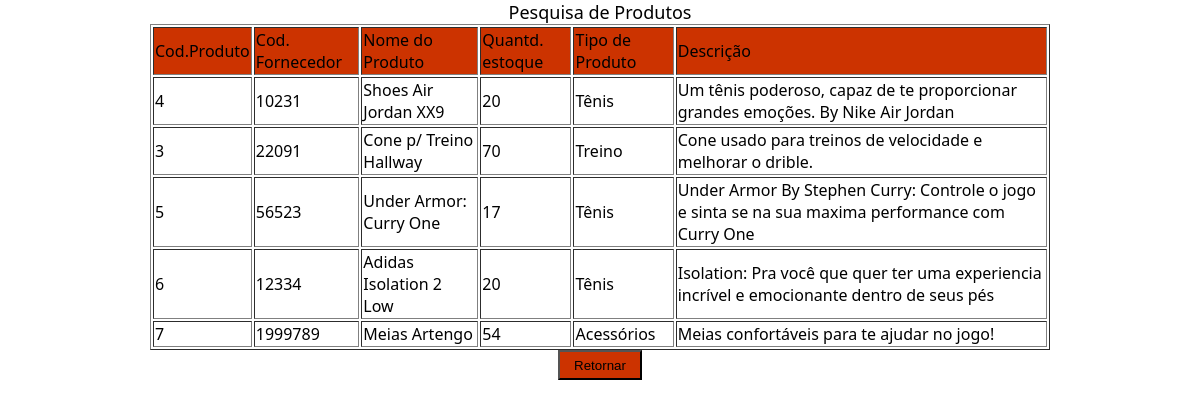
/buscar_produtos.php, run on the app's committed database.
### tables this page shows
CREATE TABLE IF NOT EXISTS `produtos` (
  `cod_prod` smallint(6) NOT NULL AUTO_INCREMENT,
  `cod_forn` int(11) DEFAULT NULL,
  `nome` varchar(120) NOT NULL,
  `quantidade_estoque` int(30) NOT NULL,
  `tipo_prod` varchar(80) NOT NULL,
  `descricao` varchar(300) DEFAULT NULL,
  PRIMARY KEY (`cod_prod`),
  KEY `cod_forn` (`cod_forn`)
);

### buscar_produtos.php (the view, shortened to what this page needs)
<!DOCTYPE html PUBLIC "-//W3C//DTD XHTML 1.0 Transitional//EN" "http://www.w3.org/TR/xhtml1/DTD/xhtml1-transitional.dtd">
<html xmlns="http://www.w3.org/1999/xhtml">
<head>
<title>Buscar Produtos</title></head>
<link type="text/css" rel="stylesheet" href="estilos.css"/>
<body>
<?php
echo "<center><font face=\"Segoe UI\" size=\"4\">Pesquisa de Produtos</font></center>";
?>
<center>
<table border="1" width="900" style="font-family:Segoe UI">
<tr>
	<td style="background-color:#C30">Cod.Produto</td>
	<td style="background-color:#C30">Cod. Fornecedor</td>
	<td style="background-color:#C30">Nome do Produto</td>
	<td style="background-color:#C30">Quantd. estoque</td>
	<td style="background-color:#C30">Tipo de Produto</td>
	<td style="background-color:#C30">Descrição</td>
</tr>
<?PHP
include ("conexao.php");
$link=conectar();
$var=$_POST['cx_busca_prod'];
$consul="SELECT * FROM produtos WHERE nome like '%".$var."%' ";
$resul=mysql_query($consul,$link);
while ($busca=mysql_fetch_array($resul)){
	echo "<tr><td>".$busca['cod_prod']."</td>";
	echo "<td>".$busca['cod_forn']."</td>";
	echo "<td>".$busca['nome']."</td>";
	echo "<td>".$busca['quantidade_estoque']."</td>";
	echo "<td>".$busca['tipo_prod']."</td>";
	echo "<td>".$busca['descricao']."</td>";
	echo "</tr>";
}
?>
</table>
<a href="listar_usuarios.php">
<button name="voltar" value="button_sair" type="submit" style="width:84px; height: 30px; background-color: #C30" tabindex="10">Retornar</button>
</a></center>
    </body>
    </html>

### estilos.css (style rules this page uses)
body,html { background-image:url("imagem1.jpg"); background-attachment:fixed; background-repeat:repeat; background-position:center; background-size:100%; margin: 0; padding: 0; height: 100%; }

### data on the page
produtos: cod_prod "4", cod_forn "10231", nome "Shoes Air Jordan XX9", quantidade_estoque "20", tipo_prod "Tênis", descricao "Um tênis poderoso, capaz de te proporcionar grandes emoções. By Nike Air Jordan"
produtos: cod_prod "3", cod_forn "22091", nome "Cone p/ Treino Hallway", quantidade_estoque "70", tipo_prod "Treino", descricao "Cone usado para treinos de velocidade e melhorar o drible."
produtos: cod_prod "5", cod_forn "56523", nome "Under Armor: Curry One", quantidade_estoque "17", tipo_prod "Tênis", descricao "Under Armor By Stephen Curry: Controle o jogo e sinta se na sua maxima performance com Curry One"
produtos: cod_prod "6", cod_forn "12334", nome "Adidas Isolation 2 Low", quantidade_estoque "20", tipo_prod "Tênis", descricao "Isolation: Pra você que quer ter uma experiencia incrível e emocionante dentro de seus pés"
produtos: cod_prod "7", cod_forn "1999789", nome "Meias Artengo", quantidade_estoque "54", tipo_prod "Acessórios", descricao "Meias confortáveis para te ajudar no jogo!"
